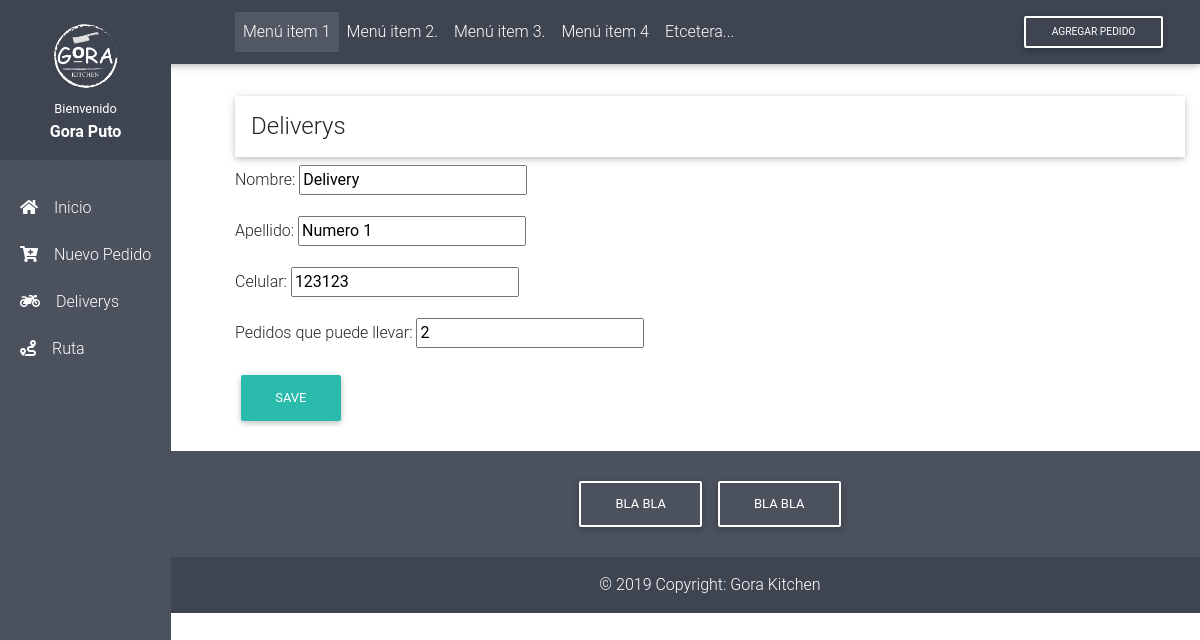
Page /gestor/delivery/1/ on the earlier database version.
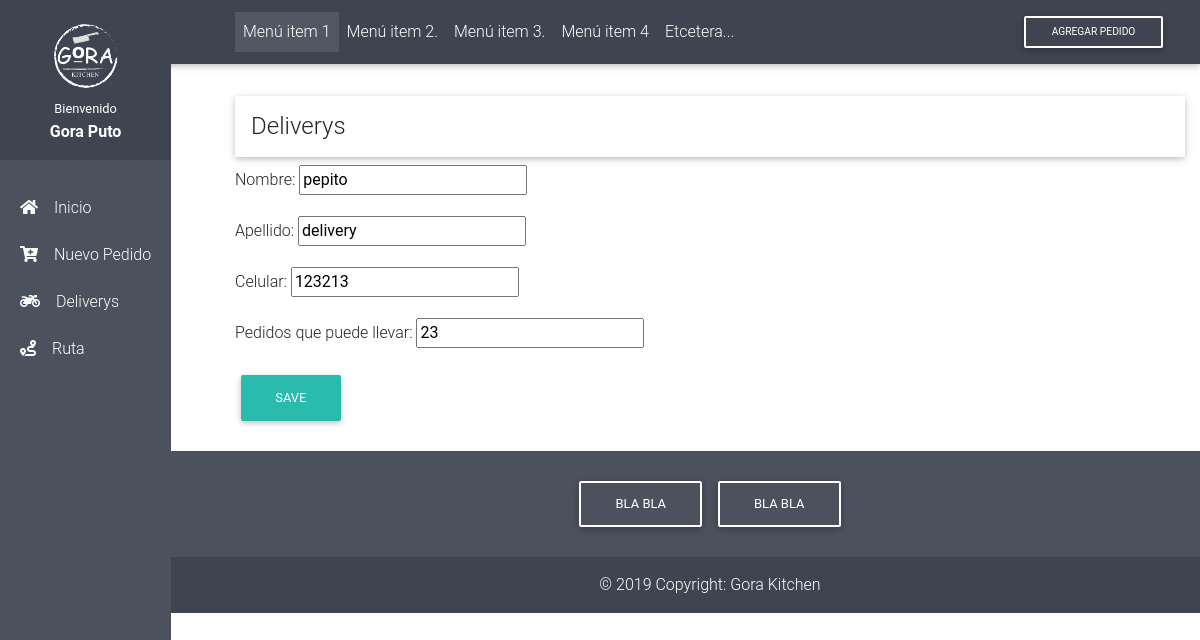
Same page on the later database version.
### gestor/models.py (models this page shows, shortened)
class Delivery(models.Model):
    name = models.CharField(max_length=50, default="", verbose_name=u"Nombre")
    last_name = models.CharField(max_length=50, default="", verbose_name=u"Apellido")
    phone = models.CharField(max_length=15, default="", verbose_name=u"Celular")
    cart_size = models.IntegerField(default=0, verbose_name=u"Pedidos que puede llevar")
    orders_shipped = models.IntegerField(default=0)
    orders_failure = models.IntegerField(default=0)

### gestor/views.py (the view)
# urls.py: path('delivery/<int:id>/', views.delivery_detail, name='delivery_detail'),
def delivery_detail(request, id):
    if request.method == "POST":
        form = DeliveryForm(request.POST)
        if form.is_valid():
            post = form.save()
            return redirect('delivery_detail', id=post.pk)
    else:
        try:
            delivery = Delivery.objects.get(pk=id)
        except Delivery.DoesNotExist:
            raise Http404("Question does not exist")
    form = DeliveryForm(instance=delivery)
    return render(request, 'delivery_detail.html', {'form': form})

### gestor/forms.py
class DeliveryForm(ModelForm):
    class Meta:
        model = Delivery
        fields = ['name', 'last_name', 'phone', 'cart_size']

### gestor/templates/delivery_detail.html (shortened to what this page needs)
{% extends 'html.html' %}
{% load static %}
{% block content %}
<h4 class="w-100 py-3 px-3 title z-depth-1">Deliverys</h4>
<form method="POST" class="post-form">{% csrf_token %}
    {{ form.as_p }}
    <button type="submit" class="save btn btn-default">Save</button>
</form>
{% endblock %}

Differences in the rows shown:
changed Delivery: name "Delivery" → "pepito"; last_name "Numero 1" → "delivery"; phone "123123" → "123213"; cart_size "2" → "23"
